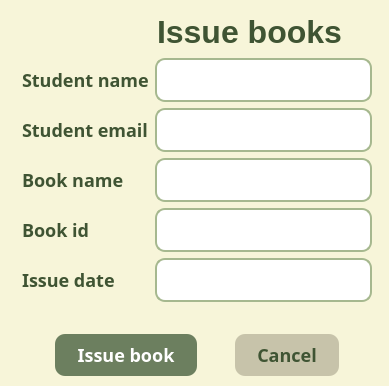
<?xml version="1.0" encoding="UTF-8"?>
<ui version="4.0">
 <class>IssueBooks</class>
 <widget class="QDialog" name="IssueBooks">
  <property name="geometry">
   <rect>
    <x>0</x>
    <y>0</y>
    <width>389</width>
    <height>386</height>
   </rect>
  </property>
  <property name="sizePolicy">
   <sizepolicy hsizetype="Fixed" vsizetype="Fixed">
    <horstretch>0</horstretch>
    <verstretch>0</verstretch>
   </sizepolicy>
  </property>
  <property name="windowTitle">
   <string>Dialog</string>
  </property>
  <property name="styleSheet">
   <string notr="true">/* ======== MAIN WINDOW ======== */
QDialog {
    background-color: #f7f5d9;
    color: #3f5433;
}

/* ======== TITLE ======== */
#titleLabel {
    font-size: 32px;
    font-weight: bold;
    font-family: &quot;Comic Sans MS&quot;;
    color: #3f5433;
}

/* Кнопка &quot;Назад&quot; */
QPushButton#goBackButton {
    background-color: transparent;
    border: none;
    color: #3d4a3f;
    font-size: 20px;
    border-radius: 8px;
}

QPushButton#goBackButton:hover {
    background-color: #d7d9c6;
}

/* ======== LABELS ======== */
QLabel {
    font-size: 18px;
    color: #3f5433;
}

/* ======== LINE EDITS ======== */
QLineEdit {
    background: #ffffff;
    border: 2px solid #a6b88f;
    border-radius: 10px;
    padding: 8px 12px;
    font-size: 15px;
    color: #3f5433;
}

QLineEdit:focus {
    border: 2px solid #7f936a;
}

/* ======== BUTTONS (Issue book / Cancel) ======== */
QPushButton {
    padding: 8px 22px;
    border-radius: 10px;
    font-size: 18px;
    font-weight: bold;
}

/* ISSUE BOOK BUTTON — olive green */
#issueBookButton {
    background-color: #6c7f5f;
    color: white;
}

#issueBookButton:hover {
    background-color: #7f9270;
}

#issueBookButton:pressed {
    background-color: #5b6c50;
}

/* CANCEL BUTTON — beige/olive */
#cancelButton {
    background-color: #c7c3aa;
    color: #3f5433;
}

#cancelButton:hover {
    background-color: #d4d1bb;
}

#cancelButton:pressed {
    background-color: #b6b29b;
}

/* ======== BACK BUTTON ======== */
#backButton {
    background: transparent;
    border: none;
    color: #3f5433;
    font-size: 20px;
}
</string>
  </property>
  <widget class="QWidget" name="widget_4" native="true">
   <property name="geometry">
    <rect>
     <x>20</x>
     <y>10</y>
     <width>371</width>
     <height>371</height>
    </rect>
   </property>
   <property name="sizePolicy">
    <sizepolicy hsizetype="Fixed" vsizetype="Fixed">
     <horstretch>0</horstretch>
     <verstretch>0</verstretch>
    </sizepolicy>
   </property>
   <widget class="QWidget" name="layoutWidget">
    <property name="geometry">
     <rect>
      <x>2</x>
      <y>2</y>
      <width>350</width>
      <height>364</height>
     </rect>
    </property>
    <layout class="QVBoxLayout" name="verticalLayout">
     <item>
      <layout class="QHBoxLayout" name="horizontalLayout" stretch="0,0,0,0">
       <item>
        <widget class="QPushButton" name="goBackButton">
         <property name="sizePolicy">
          <sizepolicy hsizetype="Fixed" vsizetype="Fixed">
           <horstretch>0</horstretch>
           <verstretch>0</verstretch>
          </sizepolicy>
         </property>
         <property name="text">
          <string/>
         </property>
         <property name="icon">
          <iconset>
           <normaloff>icons/left-arrow.png</normaloff>icons/left-arrow.png</iconset>
         </property>
        </widget>
       </item>
       <item>
        <spacer name="horizontalSpacer_2">
         <property name="orientation">
          <enum>Qt::Orientation::Horizontal</enum>
         </property>
         <property name="sizeHint" stdset="0">
          <size>
           <width>40</width>
           <height>20</height>
          </size>
         </property>
        </spacer>
       </item>
       <item>
        <widget class="QLabel" name="titleLabel">
         <property name="sizePolicy">
          <sizepolicy hsizetype="Fixed" vsizetype="Fixed">
           <horstretch>0</horstretch>
           <verstretch>0</verstretch>
          </sizepolicy>
         </property>
         <property name="text">
          <string>Issue books</string>
         </property>
        </widget>
       </item>
       <item>
        <spacer name="horizontalSpacer">
         <property name="orientation">
          <enum>Qt::Orientation::Horizontal</enum>
         </property>
         <property name="sizeHint" stdset="0">
          <size>
           <width>40</width>
           <height>20</height>
          </size>
         </property>
        </spacer>
       </item>
      </layout>
     </item>
     <item>
      <layout class="QFormLayout" name="formLayout">
       <item row="0" column="0">
        <widget class="QLabel" name="label_3">
         <property name="font">
          <font>
           <family>Arial Rounded MT</family>
           <pointsize>-1</pointsize>
           <bold>true</bold>
          </font>
         </property>
         <property name="text">
          <string>Student name</string>
         </property>
        </widget>
       </item>
       <item row="0" column="1">
        <widget class="QLineEdit" name="studentNameLineEdit">
         <property name="font">
          <font>
           <family>Arial Rounded MT</family>
           <pointsize>-1</pointsize>
           <bold>true</bold>
          </font>
         </property>
        </widget>
       </item>
       <item row="1" column="0">
        <widget class="QLabel" name="label_4">
         <property name="font">
          <font>
           <family>Arial Rounded MT</family>
           <pointsize>-1</pointsize>
           <bold>true</bold>
          </font>
         </property>
         <property name="text">
          <string>Student email</string>
         </property>
        </widget>
       </item>
       <item row="1" column="1">
        <widget class="QLineEdit" name="studentEmailLineEdit">
         <property name="font">
          <font>
           <family>Arial Rounded MT</family>
           <pointsize>-1</pointsize>
           <bold>true</bold>
          </font>
         </property>
        </widget>
       </item>
       <item row="2" column="0">
        <widget class="QLabel" name="label_5">
         <property name="font">
          <font>
           <family>Arial Rounded MT</family>
           <pointsize>-1</pointsize>
           <bold>true</bold>
          </font>
         </property>
         <property name="text">
          <string>Book name</string>
         </property>
        </widget>
       </item>
       <item row="2" column="1">
        <widget class="QLineEdit" name="bookNameLineEdit">
         <property name="font">
          <font>
           <family>Arial Rounded MT</family>
           <pointsize>-1</pointsize>
           <bold>true</bold>
          </font>
         </property>
        </widget>
       </item>
       <item row="3" column="0">
        <widget class="QLabel" name="label_7">
         <property name="font">
          <font>
           <family>Arial Rounded MT</family>
           <pointsize>-1</pointsize>
           <bold>true</bold>
          </font>
         </property>
         <property name="text">
          <string>Book id</string>
         </property>
        </widget>
       </item>
       <item row="3" column="1">
        <widget class="QLineEdit" name="bookIdLineEdit">
         <property name="font">
          <font>
           <family>Arial Rounded MT</family>
           <pointsize>-1</pointsize>
           <bold>true</bold>
          </font>
         </property>
        </widget>
       </item>
       <item row="4" column="0">
        <widget class="QLabel" name="label_6">
         <property name="font">
          <font>
           <family>Arial Rounded MT</family>
           <pointsize>-1</pointsize>
           <bold>true</bold>
          </font>
         </property>
         <property name="text">
          <string>Issue date</string>
         </property>
        </widget>
       </item>
       <item row="4" column="1">
        <widget class="QLineEdit" name="issueDateLineEdit">
         <property name="font">
          <font>
           <family>Arial Rounded MT</family>
           <pointsize>-1</pointsize>
           <bold>true</bold>
          </font>
         </property>
        </widget>
       </item>
      </layout>
     </item>
     <item>
      <layout class="QHBoxLayout" name="horizontalLayout_2">
       <item>
        <spacer name="horizontalSpacer_4">
         <property name="orientation">
          <enum>Qt::Orientation::Horizontal</enum>
         </property>
         <property name="sizeHint" stdset="0">
          <size>
           <width>40</width>
           <height>20</height>
          </size>
         </property>
        </spacer>
       </item>
       <item>
        <widget class="QPushButton" name="issueBookButton">
         <property name="font">
          <font>
           <family>Arial Rounded MT</family>
           <pointsize>-1</pointsize>
           <bold>true</bold>
          </font>
         </property>
         <property name="text">
          <string>Issue book</string>
         </property>
        </widget>
       </item>
       <item>
        <spacer name="horizontalSpacer_3">
         <property name="orientation">
          <enum>Qt::Orientation::Horizontal</enum>
         </property>
         <property name="sizeHint" stdset="0">
          <size>
           <width>40</width>
           <height>20</height>
          </size>
         </property>
        </spacer>
       </item>
       <item>
        <widget class="QPushButton" name="cancelButton">
         <property name="font">
          <font>
           <family>Arial Rounded MT</family>
           <pointsize>-1</pointsize>
           <bold>true</bold>
          </font>
         </property>
         <property name="text">
          <string>Cancel</string>
         </property>
        </widget>
       </item>
       <item>
        <spacer name="horizontalSpacer_5">
         <property name="orientation">
          <enum>Qt::Orientation::Horizontal</enum>
         </property>
         <property name="sizeHint" stdset="0">
          <size>
           <width>40</width>
           <height>20</height>
          </size>
         </property>
        </spacer>
       </item>
      </layout>
     </item>
    </layout>
   </widget>
  </widget>
 </widget>
 <resources/>
 <connections/>
</ui>
